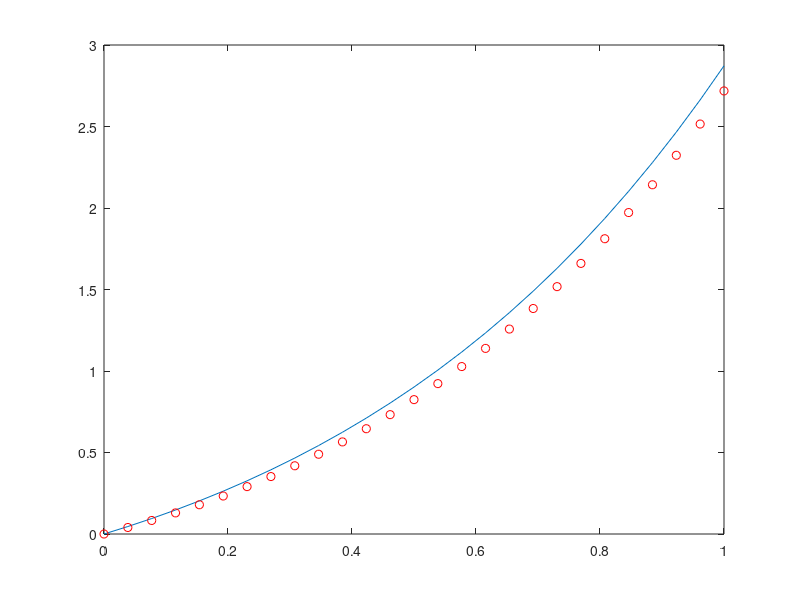

Reproduce this figure in MATLAB. (Note: this script raises an error after producing the figure.)
clear, clc;
#dane wej�ciowe
f = @(x) exp(x) .* (-x .^2 + x + 2);
g = @(x) x .* exp(x);
a = 0;
b = 1;
ax = @(x) 1;
bx = @(x) -x;
cx = @(x) 1;
ua = 0;
ubf = 2 * exp(1);
n = 25;
h = (b-a)/(n+1);
x = linspace((a+h),(b-h),n);
#obliczenia
a1 = [(-2 * ax(x) + cx(x) * h^2).* diag(eye(n)); 1];
A1 = diag(a1);
a2 = (ax(x) +1/2 * bx(x) * h)' .* diag(eye(n));
A2 = diag(a2, 1);
a3 = [(ax(x(2:n)) -1/2 * bx(x(2:n)) * h)' .* diag(eye(n-1)); -1];
A3 = diag(a3, -1);
A = A1  + A2 + A3;
F = h^2 * f(x);
F(1) = F(1) - ua;
F = [F h*ubf];
U = linsolve(A,F');
U = [ua U'];
X = [a x b];
#wykres
plot(X, U, X, g(X), 'ro');
legend('Metoda Analityczna','Metoda Numeryczna',0);
#error
E = max(abs(g(X) - U));